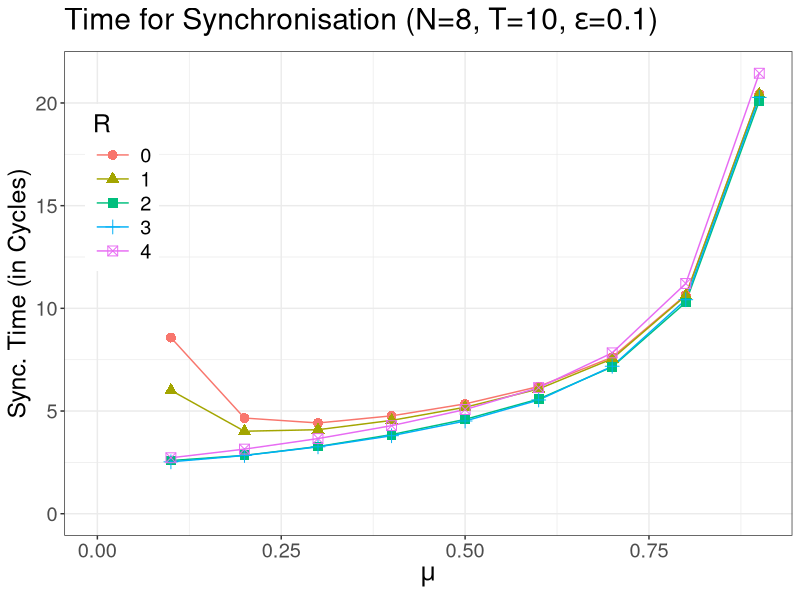
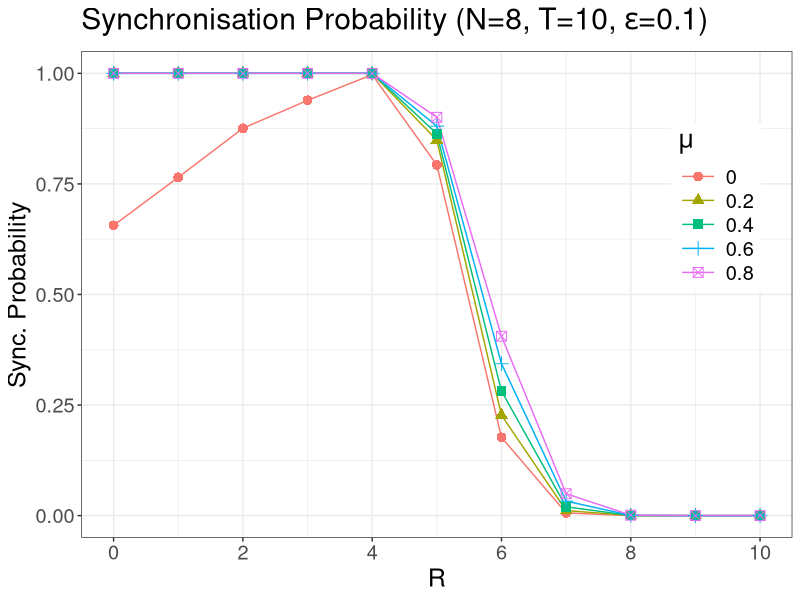
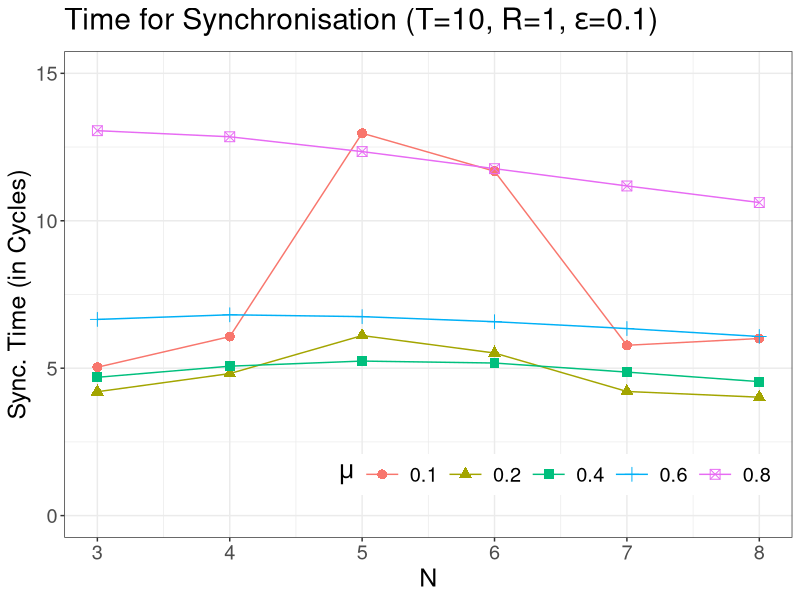
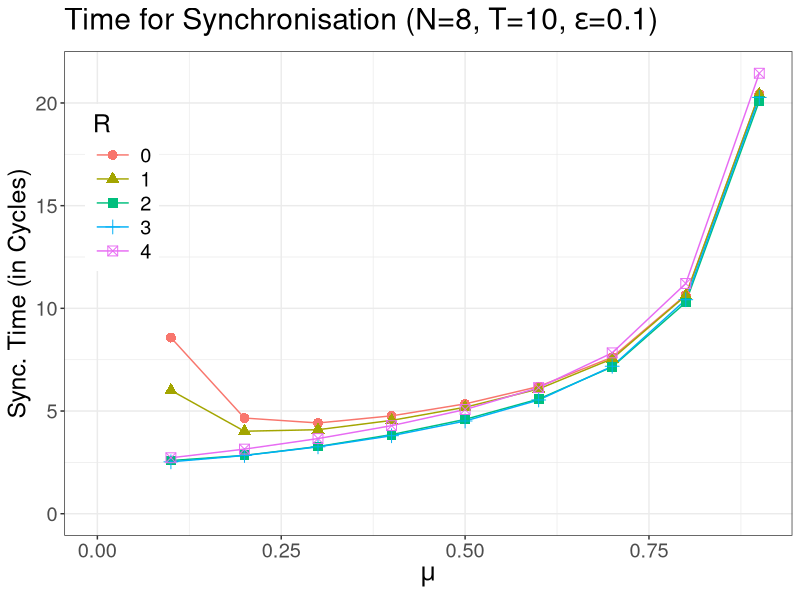
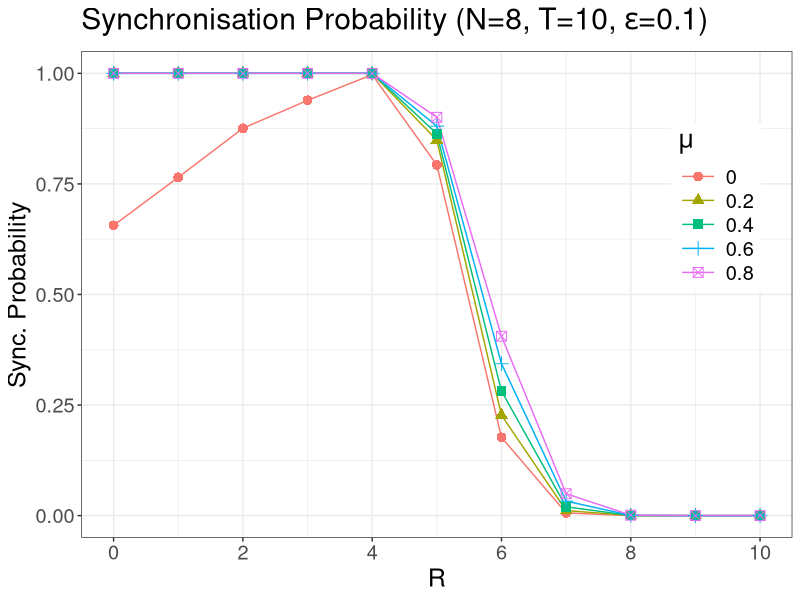
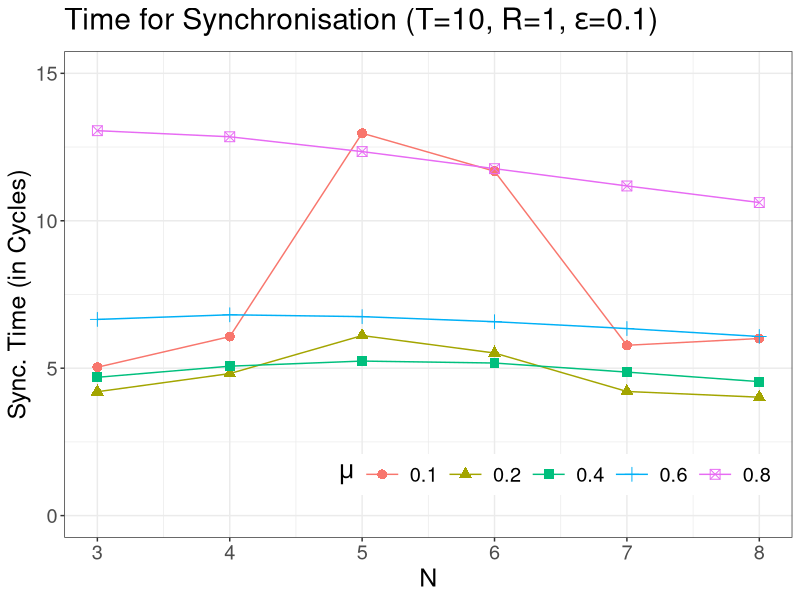

The R source for these figures, in order:
library(ggplot2)
#library(xtable)

#
# Load the model checking results. The first 5 columns are the parameters of 
# the model. Then we have 3 sections of 7 columns each. Within these sections, we have 
# the following structure:
# model checking result, model construction time, states of the model, transistions of the model, size of probability matrix, time for model checking, memory for model checking
#
# The first section contains the result for checking P=?[F synchronised], the second for R{"time_to_synch"}=? [F synchronised]
# The third section contains results we did not use for the analysis.

n3 = read.csv("ms_n3.csv",
              col.names=c("N","T","eps","RP", "ML",
                          "prob_sync","prob_mconst",  "prob_states", "prob_transitions", "prob_matrix","prob_mcheck", "prob_mem",
                          "time_sync","time_mconst", "time_states", "time_transitions", "time_matrix", "time_mcheck","time_mem" ,
                          "timef_sync","timef_mconst", "timef_states", "timef_transitions", "timef_matrix", "timef_mcheck","timef_mem"
              ), header=FALSE)

n4 = read.csv("ms_n4.csv",
              col.names=c("N","T","eps","RP", "ML",
                          "prob_sync","prob_mconst",  "prob_states", "prob_transitions", "prob_matrix","prob_mcheck", "prob_mem",
                          "time_sync","time_mconst", "time_states", "time_transitions", "time_matrix", "time_mcheck","time_mem",
                          "timef_sync","timef_mconst", "timef_states", "timef_transitions", "timef_matrix", "timef_mcheck","timef_mem"
              ),header=FALSE)

n5 = read.csv("ms_n5.csv",
              col.names=c("N","T","eps","RP", "ML",
                          "prob_sync","prob_mconst",  "prob_states", "prob_transitions", "prob_matrix","prob_mcheck", "prob_mem",
                          "time_sync","time_mconst", "time_states", "time_transitions", "time_matrix", "time_mcheck","time_mem",
                          "timef_sync","timef_mconst", "timef_states", "timef_transitions", "timef_matrix", "timef_mcheck","timef_mem"
              ),header=FALSE)
n6 = read.csv("ms_n6.csv",
              col.names=c("N","T","eps","RP", "ML",
                          "prob_sync","prob_mconst",  "prob_states", "prob_transitions", "prob_matrix","prob_mcheck", "prob_mem",
                          "time_sync","time_mconst", "time_states", "time_transitions", "time_matrix", "time_mcheck","time_mem",
                          "timef_sync","timef_mconst", "timef_states", "timef_transitions", "timef_matrix", "timef_mcheck","timef_mem"
              ),header=FALSE)
n7 = read.csv("ms_n7.csv",
              col.names=c("N","T","eps","RP", "ML",
                          "prob_sync","prob_mconst",  "prob_states", "prob_transitions", "prob_matrix","prob_mcheck", "prob_mem",
                          "time_sync","time_mconst", "time_states", "time_transitions", "time_matrix", "time_mcheck","time_mem",
                          "timef_sync","timef_mconst", "timef_states", "timef_transitions", "timef_matrix", "timef_mcheck","timef_mem"
              ),header=FALSE)

n8_prob = read.csv("ms-prob_n8.csv", 
              col.names=c("N","T","eps","RP", "ML", "U", "CD",
                          "prob_sync"),header=FALSE)

n8_time = read.csv("ms-time_n8.csv", 
              col.names=c("N","T","eps","RP", "ML", "U", "CD",
                          "time_sync"),header=FALSE)

n8 = merge(n8_prob, n8_time, by=c("N","T","eps","RP", "ML", "U", "CD"), all=TRUE)

keep = c( "N","T","eps","RP", "ML",
          "prob_sync", "time_sync")
# create a single dataframe containing the results
 rawdata = rbind(n3, n4)
 rawdata = rbind(rawdata,n5)
 rawdata = rbind(rawdata,n6)
 rawdata = rbind(rawdata,n7)
 rawdata = rawdata[keep]
 n8 = n8[keep]
 rawdata = rbind(rawdata,n8)

# some cleaning of the data: remove missing values (due to failure of prism) 
# and censordata for T > 10 :) (we did not get results for N=7 and T=11 in reasonable time)
prob_data <- rawdata[!is.na(rawdata$prob_sync) & rawdata$T < 11,]
time_data <- rawdata[!is.na(rawdata$time_sync)& rawdata$T < 11,]

# just out of curiosity, we save the missing values in new dataframes
#prob_missingdata <- rawdata[is.na(rawdata$prob_sync),]
#time_missingdata <- rawdata[is.na(rawdata$time_sync),]

# our own colour scheme, if colour is used in the graphs (most palettes do not contain enough colours)
col <- c("blue","red", "green","violet","black","orange",
         "steelblue4", "brown","yellowgreen", "darkgreen", 
         "palevioletred3", "salmon1", "chocolate4", "firebrick2",
         "grey43")


# size of the created pdfs
gheight <- 10
gwidth<-20
dotsize <- 3

# font size in created graphs 
gtext <- 18

# constants to define which graphs and tables should be created
create_graphs <- TRUE
create_tables <- FALSE

fix_n_t_e_prob_vs_ml <- TRUE
fix_n_t_e_prob_vs_rp <- TRUE
#fix_t_r_e_time_vs_N <- TRUE
fix_n_r_ml_time_vs_T <-FALSE
fix_n_r_e_time_vs_T <- FALSE
fix_n_ml_e_rp_perc <- FALSE
fix_t_r_ml_time_vs_N <-FALSE
fix_t_r_e_time_vs_N <-TRUE
fix_r_ml_e_time_vs_N <- FALSE
fix_r_ml_e_time_vs_T <-FALSE
checking_graphs <- FALSE

# greyscale or colour?
grey_scale <- FALSE

if (grey_scale) {
  scale <- scale_color_grey(end=0.7)
  
} else {
  #scale <-  scale_colour_manual(values= col) 
  scale <- scale_color_hue()
  
  }

# create graphs for visualising the model checking results
if(fix_n_t_e_prob_vs_ml & create_graphs) {
  for (n in c(8)) {
    for (t in c(10)) {
      for (e in c(0.1)) {
#        prob_data_set=prob_data[prob_data$N == n & prob_data$T == t & prob_data$eps ==e,]
        time_data_set=time_data[time_data$N == n & time_data$T == t & time_data$eps ==e ,]
        
        # prob_vs_ml <- ggplot(data=prob_data_set,aes(y = prob_sync, x = ML, color=factor(RP), shape=factor(RP)) ) +
        #   geom_line() +
        #   geom_point(size=3)+
        #   theme_bw()+
        #   scale+
        #   scale_shape_manual(values=1:nlevels(factor(prob_data$RP))) +
        #   ggtitle(substitute("M&S Synchronisation Probability (N="*n*", T="*t*","~epsilon*"="*e*")", list(n = bquote(.(n)), t = bquote(.(t)), e=bquote(.(e))))) +
        #   labs( x = expression(mu), y = "Sync. Probability", colour="RP", shape="RP") 
        
        time_data_set <- time_data_set[time_data_set$time_sync != "Inf",]
        time_vs_ml <- ggplot(time_data_set)+ #,aes(y = time_sync, x = ML, color=factor(RP), shape=factor(RP), size=dotsize) )
        geom_line(aes( x=ML,y=time_sync, color=factor(RP)))+
          geom_point(aes(x=ML, y=time_sync, color=factor(RP), shape=factor(RP)), size=dotsize) +
          theme_bw()+
          theme(legend.position=c(.125,.84), legend.justification = c(0.95,0.85), text = element_text(size=gtext))+
          guides(colour= guide_legend(keywidth = 2))+
#          geom_line() +
#          geom_point(size=3)+
          expand_limits(y=0,x=0)+
          scale+
#          scale_shape_manual(values=1:nlevels(factor(prob_data$RP))) +
          ggtitle(substitute("Time for Synchronisation (N="*n*", T="*t*","~epsilon*"="*e*")", list(n = bquote(.(n)), t = bquote(.(t)), e=bquote(.(e))))) +
          labs( x = expression(mu), y = "Sync. Time (in Cycles)", colour="R",shape="R") 
#        print(prob_vs_ml)
        print(time_vs_ml)
#        ggsave(sprintf("pdf/perez_n%d_t%d_e%f_prob_vs_ml.pdf",n,t,e), plot=prob_vs_ml, device="pdf", width=gwidth, height=gheight, units = "cm")
        ggsave(sprintf("pdf/perez_n%d_t%d_e%f_time_vs_ml.pdf",n,t,e), plot=time_vs_ml, device="pdf", width=gwidth, height=gheight, units = "cm")
      }
    }
  }
  
}

if(fix_n_t_e_prob_vs_rp & create_graphs) {
  for (n in  c(8)) {
    for (t in c(10)) {
      for (e in c(0.1)) {
        prob_data_set=prob_data[prob_data$N == n & prob_data$T == t & prob_data$eps ==e & (prob_data$ML==0 | prob_data$ML==0.2 |prob_data$ML==0.4 |prob_data$ML==0.6 |prob_data$ML==0.8 ),]
#        time_data_set=time_data[time_data$N == n & time_data$T == t & time_data$eps ==e,]
        
        prob_vs_rp <- ggplot(data=prob_data_set, aes( y = prob_sync, x = RP, color=factor(ML),shape=factor(ML)) ) +
          theme_bw()+
          theme(legend.position=c(.95,.8), legend.justification = c(0.95,0.85), text = element_text(size=gtext))+
          guides(colour= guide_legend(keywidth = 2))+
          geom_line() +
          geom_point(size=3)+
          scale_x_continuous(breaks=c(0,2,4,6,8,10,12,14))+
          scale_y_continuous()+
#          scale_shape_manual(values=1:nlevels(factor(prob_data$ML))) +
          scale+
          ggtitle(substitute("Synchronisation Probability (N="*n*", T="*t*","~epsilon*"="*e*")", list(n = bquote(.(n)), t = bquote(.(t)), e=bquote(.(e))))) +
          labs( x = "R", y = "Sync. Probability", color=expression(mu), shape=expression(mu))
        
#        time_data_set <- time_data_set[time_data_set$time_sync != "Inf",]
#        time_vs_rp <- ggplot(data=time_data_set ) +
#          geom_line(aes(y = time_sync, x = RP, color=factor(ML))) +
          # theme_bw()+
          # expand_limits(y=0)+
          # scale_x_continuous(breaks=c(0,2,4,6,8,10,12,14))+
          # scale+
          # ggtitle(substitute("M&S Synchronisation Time (N="*n*", T="*t*","~epsilon*"="*e*")", list(n = bquote(.(n)), t = bquote(.(t)), e=bquote(.(e))))) +
          # labs( x = "RP", y = "Sync. Time (in Cycles)", color=expression(mu))
        
        print(prob_vs_rp)
#        print(time_vs_rp)
        ggsave(sprintf("pdf/perez_n%d_t%d_e%f_prob_vs_rp.pdf",n,t,e), plot=prob_vs_rp, device="pdf", width=gwidth, height=gheight, units = "cm")
#        ggsave(sprintf("pdf/perez_n%d_t%d_e%f_time_vs_rp.pdf",n,t,e), plot=time_vs_rp, device="pdf", width=gwidth, height=gheight, units = "cm")
        
        
      }
    }
  }
}


if (fix_n_r_ml_time_vs_T & create_graphs) {
  for (n in c(7)) {
    for (r in c(1)) {
      for (ml in c(0.5)) {
        time_data_set=time_data[time_data$N == n &time_data$RP==r & time_data$ML ==ml,]
        time_data_set <- time_data_set[time_data_set$time_sync != "Inf",]
        time_vs_T <- ggplot(data=time_data_set ) +
          geom_line(aes(y = time_sync, x = T, color=factor(eps))) +
          theme_bw()+
          expand_limits(y=0)+
          scale+
          
          scale_y_continuous(limits = c(0,NA))+
          ggtitle(substitute("M&S Synchronisation Time (N="*np*", RP="*r*","~mu*"="* ml*")", list(np = bquote(.(n)), r = bquote(.(r)), ml=bquote(.(ml))))) +
          labs( x = "T", y = "Sync. Time (in Cycles)", color=expression(epsilon))+
          theme_bw()
        
        print(time_vs_T)
        ggsave(sprintf("pdf/perez_n%d_rp%d_ml%f_time_vs_T.pdf",n,r,ml), plot=time_vs_T, device="pdf", width=gwidth, height=gheight, units = "cm")
        
      }
    }
  }
  
}

if (fix_n_r_e_time_vs_T & create_graphs) {
  for (n in c(7)) {
    for (r in c(1)) {
      for (e in c(0.2)) {
        
        time_data_set=time_data[time_data$N == n &time_data$RP==r & time_data$eps ==e,]
        time_data_set <- time_data_set[time_data_set$time_sync != "Inf",]
        time_vs_T <- ggplot(data=time_data_set ) +
          geom_line(aes(y = time_sync, x = T, color=factor(ML))) +
          theme_bw()+
          expand_limits(y=0)+
          scale+
          scale_y_continuous(limits = c(0,NA))+
          ggtitle(substitute("M&S Synchronisation Time (N="*np*", RP="*r*","~epsilon*"="* e*")", list(np = bquote(.(n)), r = bquote(.(r)), e=bquote(.(e))))) +
          labs( x = "T", y = "Sync. Time (in Cycles)", color=expression(mu))+
          theme_bw()
        print(time_vs_T)
        ggsave(sprintf("pdf/perez_n%d_rp%d_e%f_time_vs_T.pdf",n,r,e), plot=time_vs_T, device="pdf", width=gwidth, height=gheight, units = "cm")
        
      }
    }
  }
  
}

if (fix_n_ml_e_rp_perc & create_graphs) {
  for (n in c(7)) {
    for (ml in c(0.2)) {
      for (e in c(0.2)) {
        
        prob_data_set=prob_data[ prob_data$N == n & prob_data$eps == e & prob_data$ML ==ml,]
        time_data_set=time_data[time_data$N == n &time_data$eps==e & time_data$ML ==ml,]
        time_data_set <- time_data_set[time_data_set$time_sync != "Inf",]
        prob_vs_rp_perc <- ggplot(data=prob_data_set, aes( y = prob_sync, x = (RP/ T * 100)))  +
          theme_bw()+
          geom_line(aes(color=factor(T))) +
          scale+
          ggtitle(substitute("M&S Synchronisation Probability (N="*np*", "*epsilon*"="*e*","~mu*"="* ml*")", list(np = bquote(.(n)), e = bquote(.(e)), ml=bquote(.(ml))))) +
          labs( x = "RP (percentage of T)", y = "Sync. Probability", color="T")
        
        time_vs_rp_perc <- ggplot(data= time_data_set ) +
          geom_line(aes(y = time_sync, x = ( RP/  T * 100), color=factor( T))) +
          expand_limits(y=0)+
          theme_bw()+
          scale+
          ggtitle(substitute("M&S Synchronisation Time (N="*np*", "*epsilon*"="*e*","~mu*"="* ml*")", list(np = bquote(.(n)), e = bquote(.(e)), ml=bquote(.(ml))))) +
          labs( x = "RP (percentage of T)", y = "Sync. Time (in Cycles)", color="T")
        
        
        print(prob_vs_rp_perc)
        print(time_vs_rp_perc)
        ggsave(sprintf("pdf/perez_n%d_ml%f_e%f_prob_vs_rp_perc.pdf",n,ml,e), plot=prob_vs_rp_perc, device="pdf", width=gwidth, height=gheight, units = "cm")
        ggsave(sprintf("pdf/perez_n%d_ml%f_e%f_time_vs_rp_perc.pdf",n,ml,e), plot=time_vs_rp_perc, device="pdf", width=gwidth, height=gheight, units = "cm")
      }
    }
  }
}

if(fix_t_r_ml_time_vs_N & create_graphs) {
  for (t in c(10)) {
    for (r in c(1,4)) {
      for (ml in c(0.2, 0.3)) {
        time_data_set=time_data[time_data$T == t &time_data$RP==r & time_data$ML ==ml,]
        time_data_set <- time_data_set[time_data_set$time_sync != "Inf",]
        time_vs_N <- ggplot(data=time_data_set ) +
          theme_bw()+
          expand_limits(y=0)+
          geom_line(aes(y = time_sync, x = N, color=factor(eps))) +
          scale+
          ggtitle(substitute("M&S Synchronisation Time (T="*t*", RP="*r*","~mu*"="* ml*")", list(t = bquote(.(t)),r = bquote(.(r)), ml=bquote(.(ml))))) +
          labs( x = "N", y = "Sync. Time (in Cycles)", color=expression(epsilon))
        print(time_vs_N)
        
        ggsave(sprintf("pdf/perez_t%d_rp%d_ml%f_time_vs_N.pdf",t,r,ml), plot=time_vs_N, device="pdf", width=gwidth, height=gheight, units = "cm")
      }
    }
  }
}

if(fix_t_r_e_time_vs_N & create_graphs) {
  
  for (t in c(10)) {
    for (r in c(1)) {
      for (e in c(0.1)) {
        time_data_set=time_data[time_data$T == t &time_data$RP==r & time_data$eps ==e& (time_data$ML==0.1 | time_data$ML==0.2 |time_data$ML==0.4 |time_data$ML==0.6 |time_data$ML==0.8 ) ,]
        time_data_set <- time_data_set[time_data_set$time_sync != "Inf",]
        # we use a special treatment for refractory period of 1 and epsilon=.1, to create nicer graph in the paper
        if (r ==1 & e==0.1 ) {
          time_vs_N <- ggplot(data=time_data_set,aes(y = time_sync, x = N, color=factor(ML), shape=factor(ML)) ) +
            theme_bw()+
            expand_limits(y=c(0,15))+
            geom_line() +
            geom_point(size=3)+
            scale+
            theme(legend.position=c(.95,.16), legend.justification = c(0.95,0.85),legend.direction = "horizontal", text = element_text(size=gtext))+
            guides(colour= guide_legend(keywidth = 2))+
            scale_y_continuous()+
#            scale_shape_manual(values=1:nlevels(factor(prob_data$ML))) +
            ggtitle(substitute("Time for Synchronisation (T="*t*", R="*r*","~epsilon*"="* e*")", list(t = bquote(.(t)),r = bquote(.(r)), e=bquote(.(e))))) +
            labs( x = "N", y = "Sync. Time (in Cycles)", color=expression(mu), shape=expression(mu))
        } else {
          time_vs_N <- ggplot(data=time_data_set ) +
            theme_bw()+
            expand_limits(y=0)+
            geom_line(aes(y = time_sync, x = N, color=factor(ML))) +
            scale+
            ggtitle(substitute("M&S Synchronisation Time (T="*t*", RP="*r*","~epsilon*"="* e*")", list(t = bquote(.(t)),r = bquote(.(r)), e=bquote(.(e))))) +
            labs( x = "N", y = "Sync. Time (in Cycles)", color=expression(mu))
        }
        print(time_vs_N)
        
        ggsave(sprintf("pdf/perez_t%d_rp%d_e%f_time_vs_N.pdf",t,r,e), plot=time_vs_N, device="pdf", width=gwidth, height=gheight, units = "cm")
      }
    }
  }
}



if(fix_r_ml_e_time_vs_N & create_graphs) {
  
  for (r in c(1,2)) {
    for (ml in c(0.1,0.2,0.9)) {
      for (e in c(0.2)) {     
        time_data_set=time_data[time_data$RP == r &time_data$ML==ml & time_data$eps ==0.1 & time_data$T < 11,]
        time_data_set <- time_data_set[time_data_set$time_sync != "Inf",]
        time_vs_N <- ggplot(data=time_data_set ) +
          theme_bw()+
          expand_limits(y=0)+
          geom_line(aes(y = time_sync, x = N, color=factor(T))) +
          scale+
          ggtitle(substitute("M&S Synchronisation Time (RP="*r*", "~mu*"="*ml*")", list(r = bquote(.(r)), ml = bquote(.(ml)))))+
          labs( x = "N", y = "Sync. Time (in Cycles)", color="T")
        print(time_vs_N)
      }
    }
  }
}


if(fix_r_ml_e_time_vs_T & create_graphs) {
  
  for (r in c(1)) {
    for (ml in c(0.1,0.2,0.9)) {
      for (e in c(0.2)) {     
        time_data_set=time_data[time_data$RP == r &time_data$ML==ml & time_data$eps ==e & time_data$T < 11,]
        time_data_set <- time_data_set[time_data_set$time_sync != "Inf",]
        time_vs_N <- ggplot(data=time_data_set,aes(x = T, y =time_sync, colour=factor(N)) ) +
          theme_bw()+
          expand_limits(y=0)+
          geom_line()+
          scale+
          ggtitle(substitute("M&S Synchronisation Time (RP="*r*", "~epsilon*"="*e*"  "~mu*"="*ml*")", list(r = bquote(.(r)), ml = bquote(.(ml)), e=bquote(.(e)))))+
          labs( x = "T", y = "Sync. Time (Cycles)", color="N")
        print(time_vs_N)
        ggsave(sprintf("pdf/perez_rp%d_ml%f_e%f_time_vs_T.pdf",r,ml,e), plot=time_vs_N, device="pdf", width=gwidth, height=gheight, units = "cm")
      }
    }
  }
}

# graphs for meta-data like model checking time, etc.
if(checking_graphs)  {
  data_set=rawdata[rawdata$RP == 1 & rawdata$eps == .1 & rawdata$ML==0.1 & rawdata$T < 11,]
  
  mconst_vs_n <- ggplot(data=data_set  ) +
    geom_line(aes(x = data_set$N, y = (data_set$prob_mconst), color=factor(data_set$T))) +
    theme_bw()+
    scale+
    ggtitle(sprintf("Model Construction Time ")) +
    labs( x = "N ", y = "Time (s)", color="T") 
  
  mcheck_vs_n <- ggplot(data=data_set  ) +
    geom_line(aes(x = data_set$N, y = (data_set$prob_mcheck), color=factor(data_set$T))) +
    theme_bw()+
    scale+
    ggtitle(sprintf("Modelchecking Time ")) +
    labs( x = "N ", y = "Time (s)", color="T") 
  
  mem_vs_n <- ggplot(data=data_set  ) +
    geom_line(aes(x = N, y = (prob_mem/(1024*1024)), color=factor(T))) +
    theme_bw()+
    scale+
    ggtitle(sprintf("Modelchecking Memory Consumption ")) +
    labs( x = "N ", y = "Size (GB)", color="T") 
  
  if (create_graphs) {
    print(mconst_vs_n)
    print(mcheck_vs_n)
    print(mem_vs_n)
    
    ggsave(sprintf("pdf/perez_mconst_vs_N.pdf"), plot=mconst_vs_n, device="pdf", width=gwidth, height=gheight, units = "cm")
    ggsave(sprintf("pdf/perez_mcheck_vs_N.pdf"), plot=mcheck_vs_n, device="pdf", width=gwidth, height=gheight, units = "cm")
    ggsave(sprintf("pdf/perez_mem_vs_N.pdf"), plot=mem_vs_n, device="pdf", width=gwidth, height=gheight, units = "cm")
  }
  # create tables containing memory consumption during model checking
  if (create_tables) {
    mem_table <- data_set[data_set$T == 10, c("N", "prob_mem")]
    mem_table$mem_MB <- mem_table$prob_mem/(1024)
    mem_table <- mem_table[, c("N", "mem_MB")]
    mconst_table <- data_set[data_set$T == 10, c("N", "prob_mconst")]
    
  }
  
}


